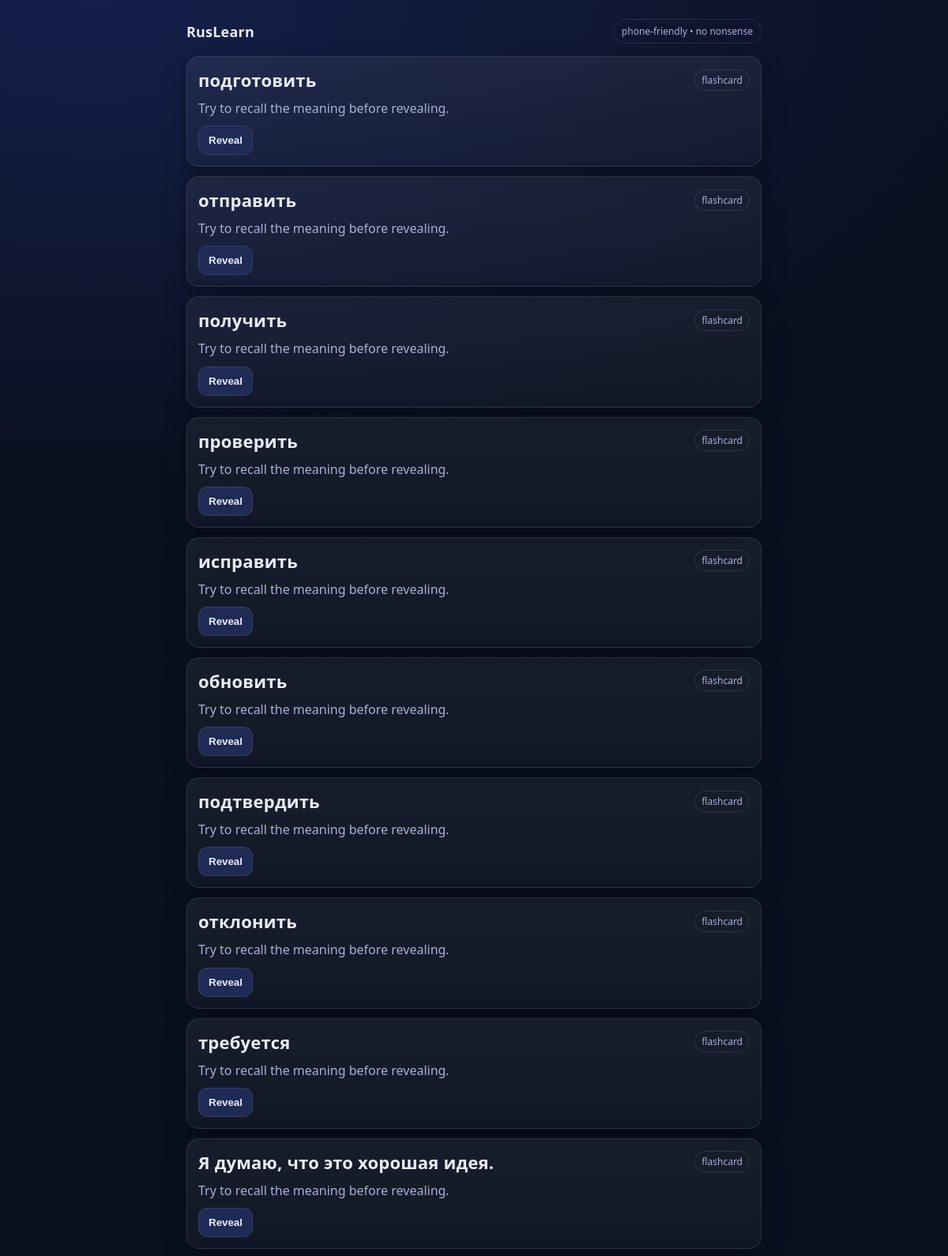
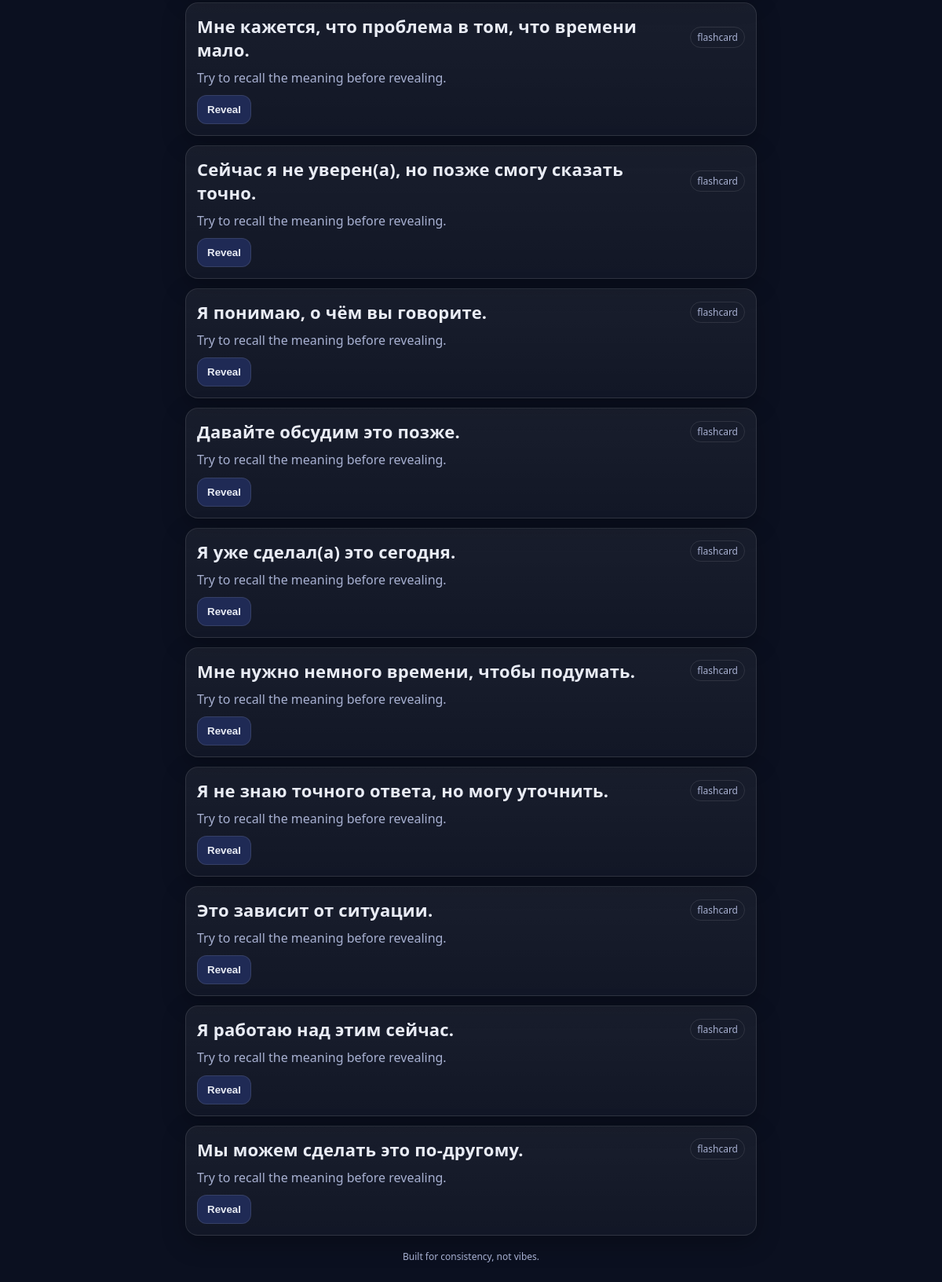
The page / on the database its author committed (2 pictures, top to bottom).
### vocab/models.py (models this page shows, shortened)
class Word(models.Model):
    word = models.CharField(max_length=255, unique=True)
    translation = models.CharField(max_length=255)
    example = models.TextField(blank=True)
    times_seen = models.PositiveIntegerField(default=0)
    times_failed = models.PositiveIntegerField(default=0)
    last_reviewed = models.DateTimeField(null=True, blank=True)
    next_review = models.DateTimeField(default=timezone.now)

### vocab/views.py (the view)
# urls.py: path("", views.today, name="today"),
def today(request):
    words = Word.objects.filter(next_review__lte=timezone.now()).order_by("next_review")[:20]
    return render(request, "vocab/today.html", {"words": words})

### vocab/templates/vocab/today.html (shortened to what this page needs)
{% extends "vocab/base.html" %}
{% block content %}
  <div class="stack">
    {% if words %}
      {% for w in words %}
        <article class="card" data-card>
          <div class="row">
            <div class="word">{{ w.word }}</div>
            <div class="pill">flashcard</div>
          </div>
          <div class="content">
            <p class="muted">Try to recall the meaning before revealing.</p>
            <div class="actions">
              <button type="button" data-toggle>Reveal</button>
            </div>
          </div>
        </article>
      {% endfor %}
    {% else %}
      <div class="card">
        <div class="word">No words yet</div>
        <p class="muted">Import from Sheets and you’re good.</p>
      </div>
    {% endif %}
  </div>
{% endblock %}

### vocab/templates/vocab/base.html (style rules this page uses)
:root { --bg:#0b1020; --card:#121a33; --text:#e9ecf5; --muted:#a7b0d1; --border:rgba(255,255,255,.10); --btn:#1f2a55; --btn2:#2a3a7a; --good:#1e8e5a; --bad:#b3261e; }
* { box-sizing:border-box; }
body { margin:0; font-family: ui-sans-serif, system-ui, -apple-system, Segoe UI, Roboto, Arial; background: radial-gradient(1200px 600px at 10% 0%, #14204a, var(--bg)); color:var(--text); }
.stack { display:flex; flex-direction:column; gap:12px; }
.card { background: linear-gradient(180deg, rgba(255,255,255,.06), rgba(255,255,255,.03)); border: 1px solid var(--border); border-radius: 16px; padding: 14px; box-shadow: 0 10px 30px rgba(0,0,0,.25); }
.row { display:flex; align-items:center; justify-content:space-between; gap:12px; }
.word { font-size: 22px; font-weight: 800; letter-spacing: .2px; }
.muted { color: var(--muted); }
.pill { font-size: 12px; color: var(--muted); border: 1px solid var(--border); padding: 4px 8px; border-radius: 999px; }
.actions { display:flex; gap:8px; flex-wrap:wrap; margin-top:10px; }
button { appearance:none; border: 1px solid var(--border); background: var(--btn); color: var(--text); border-radius: 12px; padding: 10px 12px; font-weight: 700; cursor: pointer; }
.content { margin-top: 10px; }
.content p { margin: 8px 0; line-height: 1.45; }

### rows shown on the page
Word: word "подготовить"
Word: word "отправить"
Word: word "получить"
Word: word "проверить"
Word: word "исправить"
Word: word "обновить"
Word: word "подтвердить"
Word: word "отклонить"
Word: word "требуется"
Word: word "Я думаю, что это хорошая идея."
Word: word "Мне кажется, что проблема в том, что времени мало."
Word: word "Сейчас я не уверен(а), но позже смогу сказать точно."
Word: word "Я понимаю, о чём вы говорите."
Word: word "Давайте обсудим это позже."
Word: word "Я уже сделал(а) это сегодня."
Word: word "Мне нужно немного времени, чтобы подумать."
Word: word "Я не знаю точного ответа, но могу уточнить."
Word: word "Это зависит от ситуации."
Word: word "Я работаю над этим сейчас."
Word: word "Мы можем сделать это по-другому."
